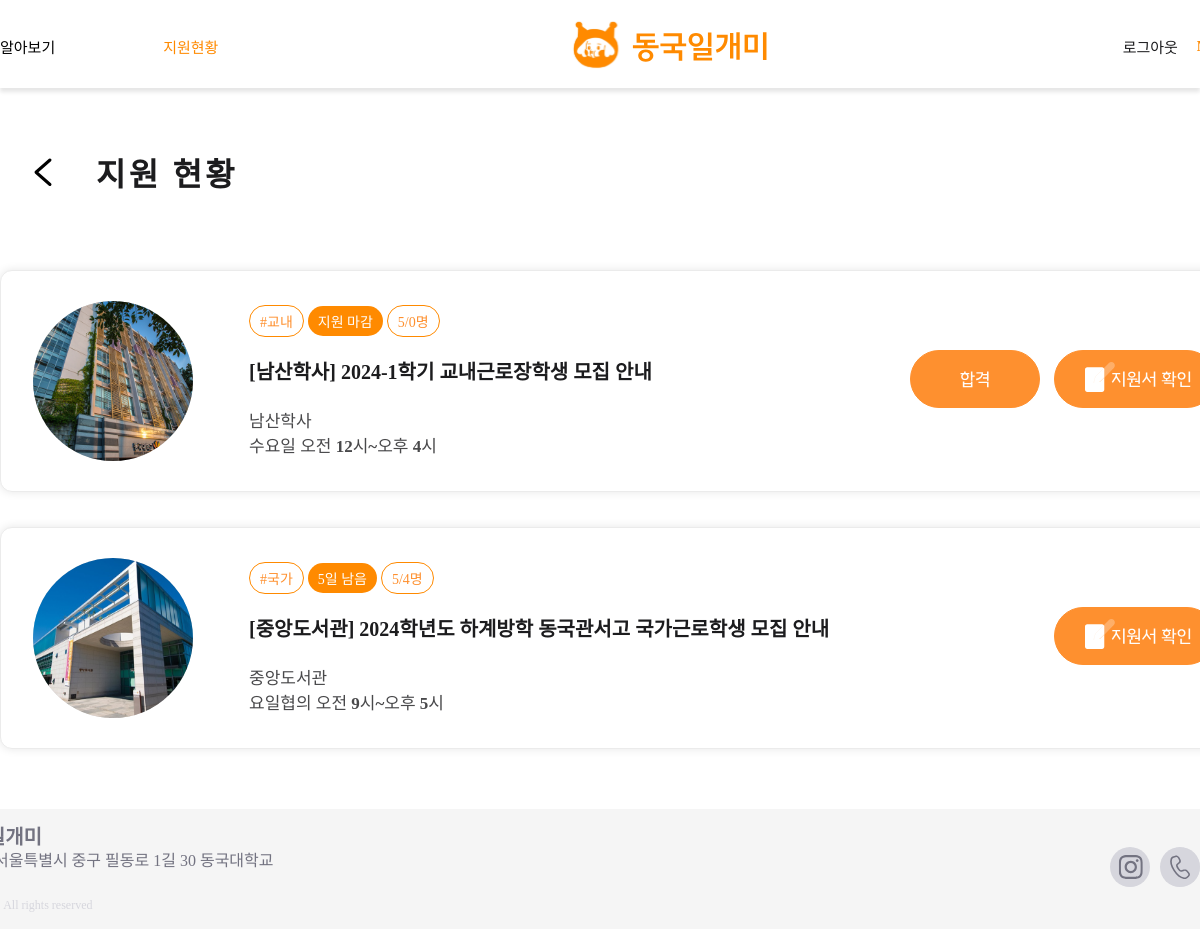
The page /users/student-myapplication/ (signed in) on the database as committed earlier.
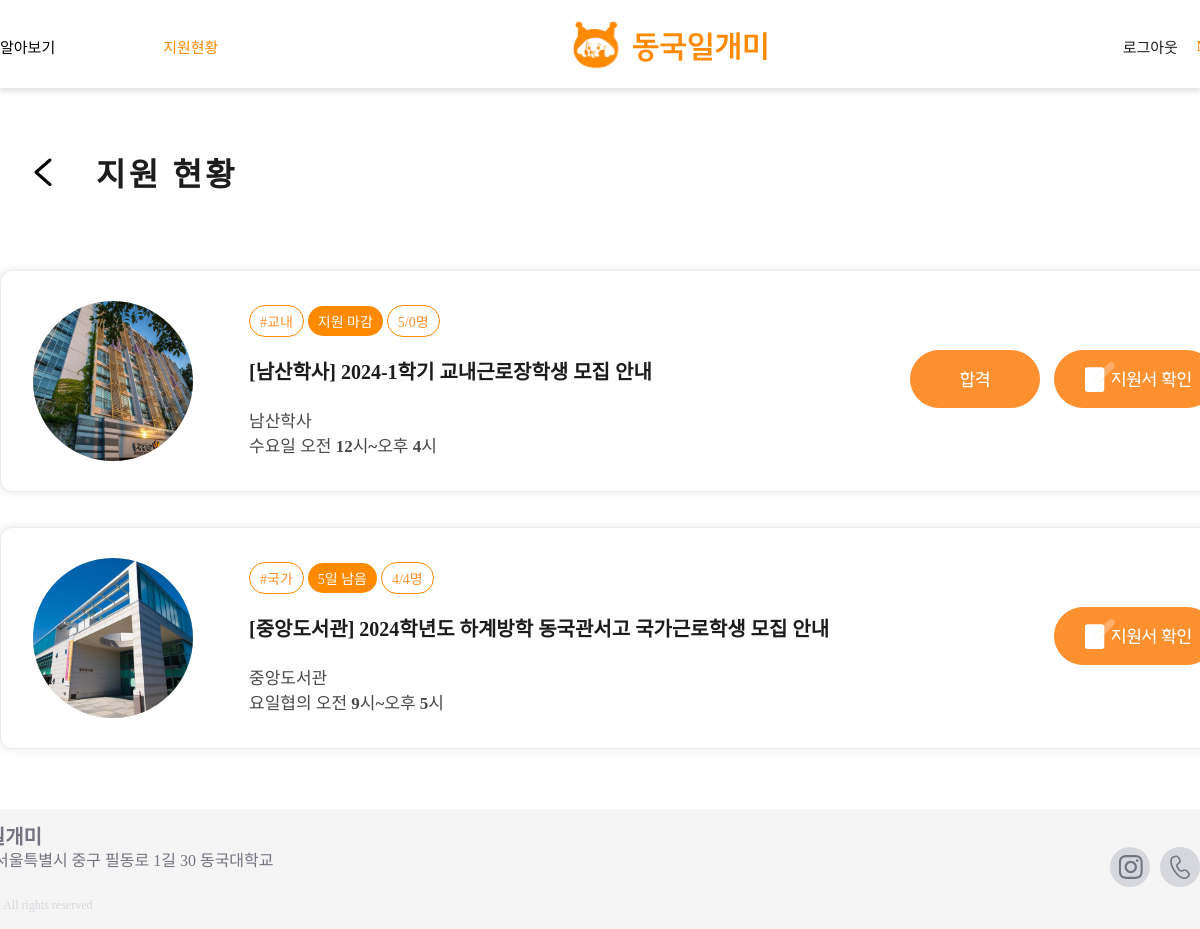
The same page on the database as committed later.
### main/models.py (models this page shows, shortened)
class Application(models.Model):
    post = models.ForeignKey(Post, null=False, related_name="applications", blank=False, on_delete=models.CASCADE)
    writer = models.ForeignKey(User, null=False, blank=False, on_delete=models.CASCADE)
    is_accepted = models.PositiveIntegerField(null=False, default=0)
    file = models.FileField(upload_to="application_file/", blank=True, null=True)

class Post(models.Model):
    writer = models.ForeignKey(User, null=False, blank=False, on_delete=models.CASCADE)
    title = models.CharField(max_length=50)
    organization = models.CharField(max_length=50, null=True)
    department = models.CharField(max_length=50, null=True)
    is_income_bracket = models.PositiveIntegerField(null=False, default=0) #boolean
    start_date = models.DateField(null=True)
    end_date = models.DateField(null=True)
    deadline = models.DateField(null=True)
    day_left = models.IntegerField(null=True)
    place = models.CharField(max_length=50, blank=False)
    time = models.TextField(null=False)
    recruitment = models.PositiveIntegerField(default=0)
    wage = models.PositiveIntegerField(null=True, default=0)
    body = models.TextField()
    file = models.ImageField(upload_to="post/", blank=True, null=True)
    pub_date = models.DateTimeField()
    scrap = models.ManyToManyField(User, related_name='scraped', blank=True, default=None)
    scrap_count = models.PositiveIntegerField(default=0)
    applicated_count = models.PositiveIntegerField(default=0)

### users/views.py (the view)
# urls.py: path('student-myapplication/', student_myapplication, name="student-myapplication"),
def student_myapplication(request):
    if request.user.is_authenticated:
        applications = Application.objects.filter(writer=request.user)
        applications = applications.order_by('-is_accepted')
        return render(request, 'users/student_myapplication.html', {'applications':applications})
    return redirect('accounts:login')

### users/templates/users/student_myapplication.html (shortened to what this page needs)
{% extends 'base.html' %} {% load static %} {% block content %}
<link
  rel="stylesheet"
  type="text/css"
  href="{% static 'css/users/student_myapplication.css'%}"
/>
<div class="test">
<div class="content" id="header">
  <a href="javascript:history.back()">
    <img src="{% static 'images/icons/vector.svg' %}" id="vector" />
  </a>
  <span class="Capital Caption" style="margin-bottom: 0.5em">지원 현황</span>
</div>
<div class="content" id="main2">
  {% if applications %} {% for app in applications %}
  <div class="card">
    <span class="photo">
      <span class="architecture">
        {% if app.post.place == '경영/사회과학관' %}
            <img src="{% static 'images/buildings/경영사회과학관.png' %}" alt="cardImage">
        {% elif app.post.place == '과학관' %}
            <img src="{% static 'images/buildings/과학관.png' %}" alt="cardImage" >
        {% elif app.post.place == '남산학사' %}
            <img src="{% static 'images/buildings/남산학사.png' %}" alt="cardImage" >
        {% elif app.post.place == '다향관' %}
            <img src="{% static 'images/buildings/다향관.png' %}" alt="cardImage" >
        {% elif app.post.place == '명진관' %}
            <img src="{% static 'images/buildings/명진관.png' %}" alt="cardImage" >
        {% elif app.post.place == '법학/만해관' %}
            <img src="{% static 'images/buildings/법학만해관.png' %}" alt="cardImage" >
        {% elif app.post.place == '본관' %}
            <img src="{% static 'images/buildings/본관.png' %}" alt="cardImage" >
        {% elif app.post.place == '신공학관' %}
            <img src="{% static 'images/buildings/신공학관.png' %}" alt="cardImage" >
        {% elif app.post.place == '원흥관' %}
            <img src="{% static 'images/buildings/원흥관.png' %}" alt="cardImage" >
        {% elif app.post.place == '정보문화관' %}
            <img src="{% static 'images/buildings/정보문화관.png' %}" alt="cardImage" >
        {% elif app.post.place == '중앙도서관' %}
            <img src="{% static 'images/buildings/중앙도서관.png' %}" alt="cardImage" >
        {% elif app.post.place == '학림관' %}
            <img src="{% static 'images/buildings/학림관.png' %}" alt="cardImage" >
        {% elif app.post.place == '학술문화관' %}
            <img src="{% static 'images/buildings/학술문화관.png' %}" alt="cardImage" >
        {% elif app.post.place == '혜화관' %}
            <img src="{% static 'images/buildings/혜화관.png' %}" alt="cardImage" >
        {% elif app.post.place == '기타' %}
            <img src="{% static 'images/buildings/기타.png' %}" alt="cardImage" >
        {% endif %}
      </span>
    </span>
    <span class="detail">
      <div class="information">
        <span class="info classification small orange">
          #{{app.post.department}}
        </span>
        <span class="info date small white">
          {% if app.post.day_left >= 0 %} {{ app.post.day_left }}일 남음 {% else %} 지원
          마감 {% endif %}
        </span>
        <span class="info classification small orange">
          {{app.post.applicated_count}}/{{app.post.recruitment}}명
        </span>
      </div>
      <a class="title Caption big" href="{% url 'main:post-detail' app.post.id %}">
        [{{app.post.organization}}] {{app.post.title}}
      </a>
      <div class="Caption light up">
        <div>{{app.post.place}}</div>
        <div>{{app.post.time}}</div>
      </div>
    </span>
    <div class="more_info">
      {% if app.is_accepted == 1 %}
        <img src="{% static 'images/icons/fail.svg' %}" />
      {% elif app.is_accepted == 2 %}
        <img src="{% static 'images/icons/pass.svg' %}" />
      {% endif %}
      <a href="{% url 'users:student-myappfile' app.post.id %}">
        <img id="plz" src="{% static 'images/icons/plz.svg' %}" />
      </a>
    </div>
  </div>
  {% endfor %} {% endif %}
</div>
</div>
{% endblock %}

Rows that differ between the two databases and show on the page:
changed through a linked row, Application "중앙도서관": post.applicated_count "5" → "4"
